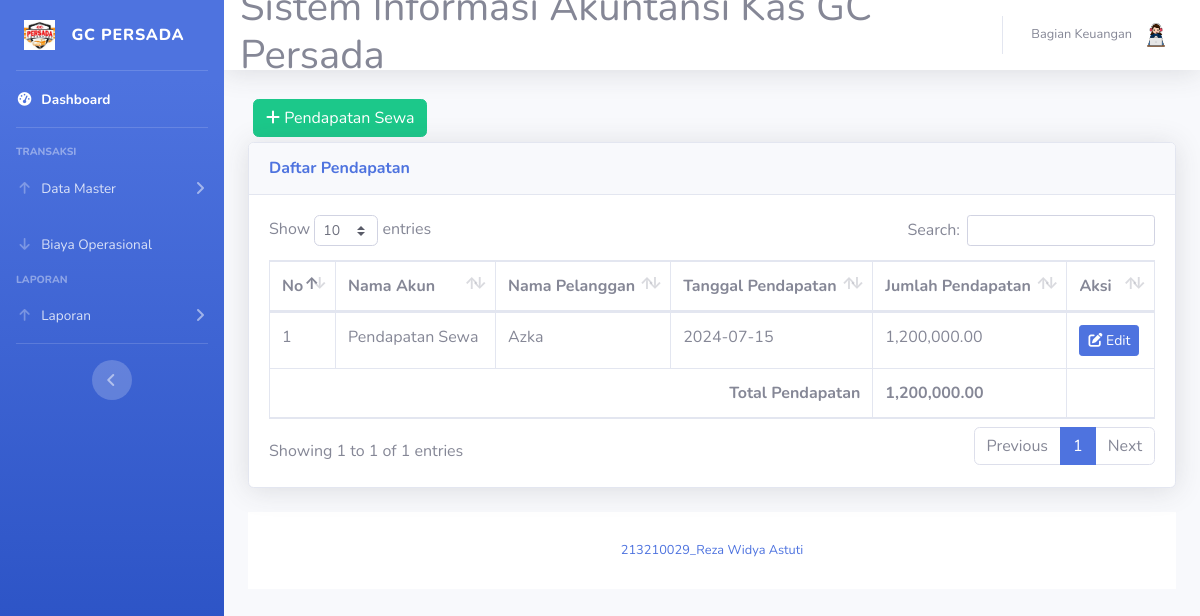
/pendapatan-sewa.php (signed in), run on the app's committed database.
### tables this page shows
CREATE TABLE `pendapatan_sewa` (
  `id_pendapatan` int(4) NOT NULL,
  `id_akun` varchar(15) NOT NULL,
  `no_pelanggan` varchar(4) NOT NULL,
  `id_sewa` int(2) NOT NULL,
  `nama_pendapatan` varchar(20) NOT NULL,
  `tgl_pendapatan` date NOT NULL,
  `jumlah_pendapatan` int(11) NOT NULL
);

CREATE TABLE `kategori_akun` (
  `id_akun` varchar(5) NOT NULL,
  `nama_akun` varchar(25) NOT NULL
);

CREATE TABLE `pelanggan` (
  `no_pelanggan` int(2) NOT NULL,
  `nama` varchar(15) NOT NULL,
  `alamat` varchar(20) NOT NULL,
  `no_hp` varchar(13) NOT NULL,
  `img` varchar(25) NOT NULL
);

### pendapatan-sewa.php (the view, shortened to what this page needs)
<?php
require 'koneksi.php';
?>
<!DOCTYPE html>
<html lang="en">
<head>
  <link href="vendor/fontawesome-free/css/all.min.css" rel="stylesheet" type="text/css">
  <link href="css/sb-admin-2.min.css" rel="stylesheet">
  <link href="vendor/datatables/dataTables.bootstrap4.min.css" rel="stylesheet">
</head>
<body id="page-top">
  <?php $role = $_SESSION['role_id'];
  $role == '3' ? require('sidebar-karyawan.php') : require('sidebar.php') ?>
  <?php require 'navbar.php'; ?>
  <div id="content">
    <div class="container-fluid">
    <button type="button" class="btn btn-success" style="margin:5px" data-toggle="modal" data-target="#myModalTambah"><i class="fa fa-plus"></i> Pendapatan Sewa</button><br>
      <div class="card shadow mb-4">
        <div class="card-header py-3">
          <h6 class="m-0 font-weight-bold text-primary">Daftar Pendapatan</h6>
        </div>
        <div class="card-body">
          <div class="table-responsive">
            <table class="table table-bordered" id="dataTable" width="100%" cellspacing="0">
              <thead>
                <tr>
                  <th>No</th>
                  <th>Nama Akun</th>
                  <th>Nama Pelanggan</th>
                  <th>Tanggal Pendapatan</th>
                  <th>Jumlah Pendapatan</th>
                  <th>Aksi</th>
                </tr>
              </thead>
              <tbody>
                <?php
                $no = 0;
                $total_pendapatan = 0;
                $query = mysqli_query($koneksi, "SELECT pendapatan_sewa.*, kategori_akun.nama_akun, pelanggan.nama FROM pendapatan_sewa JOIN kategori_akun ON pendapatan_sewa.id_akun=kategori_akun.id_akun JOIN pelanggan ON pelanggan.no_pelanggan = pendapatan_sewa.no_pelanggan");
                while ($data = mysqli_fetch_assoc($query)) {
                  $total_pendapatan += $data['jumlah_pendapatan'];
                ?>
                  <tr>
                    <td><?= $no += 1; ?></td>
                    <td><?= $data['nama_akun'] ?></td>
                    <td><?= $data['nama'] ?></td>
                    <td><?= $data['tgl_pendapatan'] ?></td>
                    <td><?= number_format($data['jumlah_pendapatan'], 2) ?></td>
                    <td>
                    <a href="#" type="button" class="btn btn-primary btn-sm" data-toggle="modal" data-target="#myModal<?= $data['id_pendapatan']; ?>"><i class="fa fa-edit"></i> Edit</a>
                    </td>
                  </tr>
                <?php } ?>
              <tfoot>
                <tr>
                  <td colspan="4" align="right"><strong>Total Pendapatan</strong></td>
                  <td><strong><?= number_format($total_pendapatan, 2); ?></strong></td>
                  <td></td>
                </tr>
              </tfoot>
              </tbody>
            </table>
          </div>
        </div>
      </div>
    </div>
    <?php require 'footer.php'; ?>
  </div>
</body>
</html>

### data on the page
pendapatan_sewa: id_akun.nama_akun "Pendapatan Sewa", pelanggan.nama "Azka", tgl_pendapatan "2024-07-15", jumlah_pendapatan "1,200,000.00"

### other printed values
$_SESSION['nama'] "Bagian Keuangan"
$total_pendapatan "1,200,000.00"
